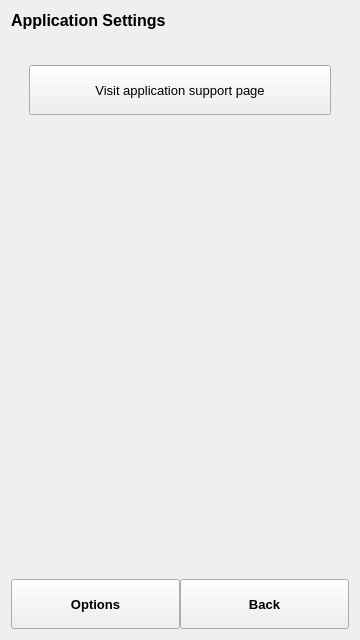
<?xml version="1.0" encoding="UTF-8"?>
<ui version="4.0">
 <class>appSettings</class>
 <widget class="QWidget" name="appSettings">
  <property name="geometry">
   <rect>
    <x>0</x>
    <y>0</y>
    <width>360</width>
    <height>640</height>
   </rect>
  </property>
  <property name="sizePolicy">
   <sizepolicy hsizetype="MinimumExpanding" vsizetype="Preferred">
    <horstretch>0</horstretch>
    <verstretch>0</verstretch>
   </sizepolicy>
  </property>
  <property name="minimumSize">
   <size>
    <width>360</width>
    <height>640</height>
   </size>
  </property>
  <property name="windowTitle">
   <string>Form</string>
  </property>
  <layout class="QGridLayout" name="gridLayout_2">
   <item row="2" column="0">
    <widget class="QWidget" name="widget" native="true">
     <property name="maximumSize">
      <size>
       <width>16777215</width>
       <height>50</height>
      </size>
     </property>
     <layout class="QGridLayout" name="gridLayout">
      <property name="margin">
       <number>0</number>
      </property>
      <property name="spacing">
       <number>0</number>
      </property>
      <item row="0" column="0">
       <widget class="QPushButton" name="optionsButton">
        <property name="minimumSize">
         <size>
          <width>0</width>
          <height>50</height>
         </size>
        </property>
        <property name="font">
         <font>
          <pointsize>10</pointsize>
          <weight>75</weight>
          <bold>true</bold>
         </font>
        </property>
        <property name="text">
         <string>Options</string>
        </property>
        <property name="icon">
         <iconset>
          <normaloff>:/images/icons/icon/options.png</normaloff>:/images/icons/icon/options.png</iconset>
        </property>
       </widget>
      </item>
      <item row="0" column="1">
       <widget class="QPushButton" name="backButton">
        <property name="minimumSize">
         <size>
          <width>0</width>
          <height>50</height>
         </size>
        </property>
        <property name="font">
         <font>
          <pointsize>10</pointsize>
          <weight>75</weight>
          <bold>true</bold>
         </font>
        </property>
        <property name="text">
         <string>Back</string>
        </property>
        <property name="icon">
         <iconset>
          <normaloff>:/images/icons/icon/prev.png</normaloff>:/images/icons/icon/prev.png</iconset>
        </property>
       </widget>
      </item>
     </layout>
    </widget>
   </item>
   <item row="1" column="0">
    <widget class="QWidget" name="widget_2" native="true">
     <property name="sizePolicy">
      <sizepolicy hsizetype="Maximum" vsizetype="Maximum">
       <horstretch>0</horstretch>
       <verstretch>0</verstretch>
      </sizepolicy>
     </property>
     <property name="maximumSize">
      <size>
       <width>360</width>
       <height>640</height>
      </size>
     </property>
     <layout class="QGridLayout" name="gridLayout_7">
      <item row="0" column="0">
       <widget class="QWidget" name="widget_7" native="true">
        <property name="toolTip">
         <string>This is different from the primary phone unlock code</string>
        </property>
        <property name="statusTip">
         <string>This is different from the primary phone unlock code</string>
        </property>
        <layout class="QGridLayout" name="gridLayout_13">
         <item row="0" column="0">
          <widget class="QPushButton" name="updateButton">
           <property name="sizePolicy">
            <sizepolicy hsizetype="MinimumExpanding" vsizetype="Fixed">
             <horstretch>0</horstretch>
             <verstretch>0</verstretch>
            </sizepolicy>
           </property>
           <property name="minimumSize">
            <size>
             <width>0</width>
             <height>50</height>
            </size>
           </property>
           <property name="font">
            <font>
             <pointsize>10</pointsize>
             <weight>50</weight>
             <bold>false</bold>
            </font>
           </property>
           <property name="text">
            <string>Visit application support page</string>
           </property>
           <property name="autoDefault">
            <bool>false</bool>
           </property>
           <property name="default">
            <bool>false</bool>
           </property>
           <property name="flat">
            <bool>false</bool>
           </property>
          </widget>
         </item>
        </layout>
       </widget>
      </item>
      <item row="1" column="0">
       <spacer name="verticalSpacer">
        <property name="orientation">
         <enum>Qt::Vertical</enum>
        </property>
        <property name="sizeHint" stdset="0">
         <size>
          <width>20</width>
          <height>40</height>
         </size>
        </property>
       </spacer>
      </item>
     </layout>
    </widget>
   </item>
   <item row="0" column="0">
    <widget class="QLabel" name="label_12">
     <property name="maximumSize">
      <size>
       <width>16777215</width>
       <height>30</height>
      </size>
     </property>
     <property name="font">
      <font>
       <pointsize>12</pointsize>
       <weight>75</weight>
       <bold>true</bold>
      </font>
     </property>
     <property name="layoutDirection">
      <enum>Qt::LeftToRight</enum>
     </property>
     <property name="text">
      <string>Application Settings</string>
     </property>
     <property name="alignment">
      <set>Qt::AlignLeading|Qt::AlignLeft|Qt::AlignTop</set>
     </property>
    </widget>
   </item>
  </layout>
 </widget>
 <resources/>
 <connections/>
</ui>
